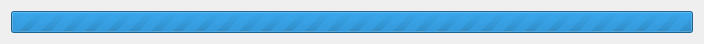
<?xml version="1.0" encoding="UTF-8"?>
<ui version="4.0">
 <class>ProgressDialog</class>
 <widget class="QDialog" name="ProgressDialog">
  <property name="windowModality">
   <enum>Qt::ApplicationModal</enum>
  </property>
  <property name="geometry">
   <rect>
    <x>0</x>
    <y>0</y>
    <width>704</width>
    <height>40</height>
   </rect>
  </property>
  <property name="windowTitle">
   <string>Downloading from the National Weather Service</string>
  </property>
  <layout class="QVBoxLayout" name="verticalLayout">
   <item>
    <widget class="QProgressBar" name="progressBar">
     <property name="sizePolicy">
      <sizepolicy hsizetype="Preferred" vsizetype="Fixed">
       <horstretch>0</horstretch>
       <verstretch>0</verstretch>
      </sizepolicy>
     </property>
     <property name="autoFillBackground">
      <bool>false</bool>
     </property>
     <property name="maximum">
      <number>0</number>
     </property>
     <property name="value">
      <number>0</number>
     </property>
     <property name="alignment">
      <set>Qt::AlignCenter</set>
     </property>
     <property name="textVisible">
      <bool>false</bool>
     </property>
     <property name="orientation">
      <enum>Qt::Horizontal</enum>
     </property>
     <property name="invertedAppearance">
      <bool>false</bool>
     </property>
    </widget>
   </item>
  </layout>
 </widget>
 <resources/>
 <connections/>
</ui>
